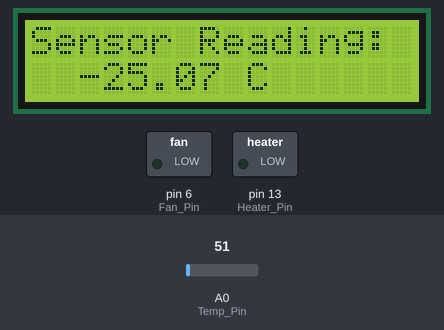
Bench run of a sketch on a simulated Arduino Uno, built with avr-gcc and run on an emulated ATmega328P. On the bench: 16×2 character LCD, switched loads named in the sketch (green lamp = pin HIGH). The inputs (shaded band) are chosen by the test bench; at power-on: A0 (Temp_Pin) = 51.

Above: at 3.2 s.
3.3 s: A0 (Temp_Pin) set to 138
At 11.2 s:
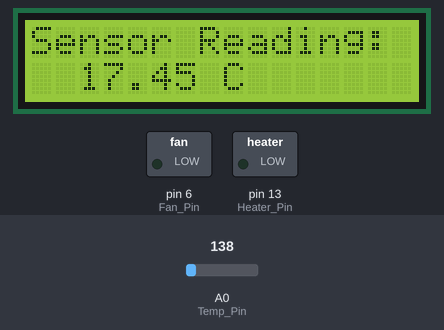
15.6 s: A0 (Temp_Pin) set to 152
At 17.5 s:
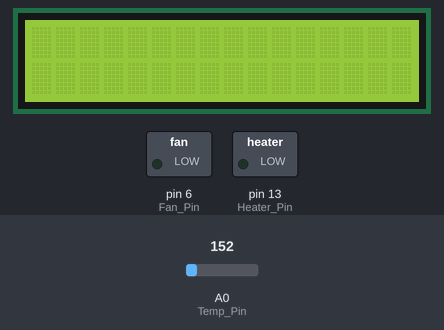
27.6 s: A0 (Temp_Pin) set to 163
At 33.5 s:
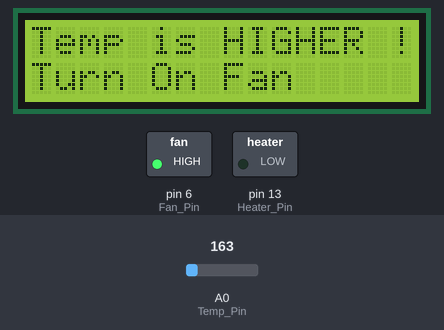
Timing chart, 0 to 43.7 s (numbered marks = the images above; inputs shaded):
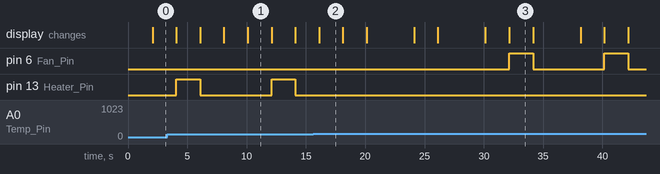

Measured:
- the behaviour switches between 143 and 144 on A0 (Temp_Pin) (found by bisection; images 1 and 2)
- after the input at 15.6 s, pin 13 (Heater_Pin): stays LOW (without the input it goes to HIGH after 4.5 s)
- after the input at 27.6 s, pin 6 (Fan_Pin): alternates HIGH for 2.0 s and LOW for 6.0 s, starting after 4.5 s; the display: first changes after 2.5 s (image 3 shows a later state)
- by itself, pin 13 (Heater_Pin): alternates HIGH for 2.0 s and LOW for 6.0 s
- what the display in image 1 shows lasts 2.0 s, from 10.1 s to 12.1 s

The sketch:

Code.ino
```cpp
const int Temp_Pin =A0;
const int Fan_Pin = 6;
const int Heater_Pin =13;

#include <LiquidCrystal.h>

float Min_Temp =20, Max_Temp=25;

LiquidCrystal LCD (12,11,5,4,3,2);

void setup(){

  LCD.begin(16,2);
  pinMode(Heater_Pin ,OUTPUT);
  pinMode (Fan_Pin ,OUTPUT);
  pinMode (Temp_Pin ,INPUT);

  LCD.print("Room Temp(C) : ");
  LCD.setCursor(2,1);
  LCD.print(Min_Temp);
  LCD.print("-");
  LCD.print(Max_Temp);
  delay(2000);

}

void loop(){
 float Equ_volt = analogRead(Temp_Pin)*5.0/1023;
 float SensorTemp = 100.0*Equ_volt-50.0;

 LCD.clear();
 LCD.print("Sensor Reading: ");
 LCD.setCursor(2,1);
 LCD.print(SensorTemp); LCD.print(" C");

 delay(2000);


 if(SensorTemp > Max_Temp) {
   LCD.clear();
   LCD.print("Temp is HIGHER !");
   LCD.setCursor(0,1);
   LCD.print("Turn On Fan");
   for(int i=0; i<=255; i++){
       analogWrite(Fan_Pin ,i);
   }
   delay(2000);
   LCD.print(" NOW Temp is Ok !");
   LCD.setCursor(0,1);
   LCD.print("Turn OFF Fan");
   for(int i=255; i>=0; i--){
       analogWrite(Fan_Pin ,i);
   }
   delay(2000);

  }
  else if(SensorTemp <Min_Temp){
      LCD.clear();
      LCD.print("Temp is Lower");
      LCD.setCursor(0,1);
      LCD.print(" Turn ON Heater");

      digitalWrite(Heater_Pin ,HIGH);
      delay(2000);

      LCD.clear();
      LCD.print("Now Temp Is Ok!");
      LCD.setCursor(0,1);
      LCD.print(" Turn OFF Heater");

      digitalWrite(Heater_Pin ,LOW);
      delay(2000);
      LCD.clear();
      }

  else if(SensorTemp > Min_Temp && SensorTemp <Max_Temp){
      LCD.clear();
      LCD.print("Temp Is Normal!");
      LCD.setCursor(2,1);
      LCD.print(" Turn OFF All");
      delay(2000);
           }

  else {
      LCD.clear();
      LCD.print("Something is Wrong");
      LCD.setCursor(2,1);
      LCD.print(" Wrong in circuit");
      delay(2000);
      LCD.clear();
       }
      delay(2000);
}
```
